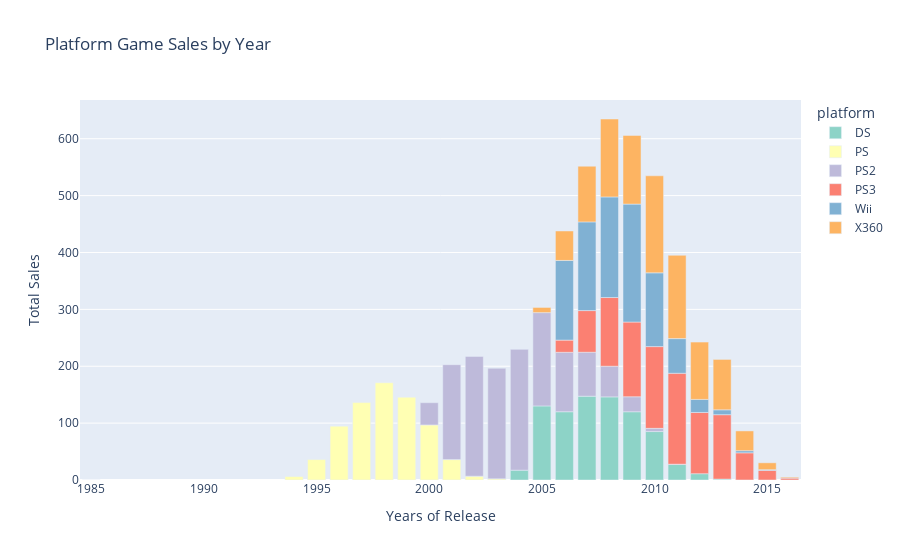

Notebook code for this chart:
### Code cell
fig4 = px.bar(grouped_top_sales,x="year_of_release", y="total_sales", color="platform", color_discrete_sequence=px.colors.qualitative.Set3, title='Platform Game Sales by Year')
fig4.update_layout(xaxis_title='Years of Release', yaxis_title='Total Sales')
fig4.show()
# px.line(grouped_top_sales,x="year_of_release", y="total_sales", color="platform", color_discrete_sequence=px.colors.qualitative.Set3)

### Figure 1 — Plotly figure (JSON) as saved in the notebook; plotly's stock layout.template omitted (floating-point values rounded to 4 significant figures)
{"data": [{"alignmentgroup": "True", "hovertemplate": "platform=DS<br>year_of_release=%{x}<br>total_sales=%{y}<extra></extra>", "legendgroup": "DS", "marker": {"color": "rgb(141,211,199)", "pattern": {"shape": ""}}, "name": "DS", "offsetgroup": "DS", "orientation": "v", "showlegend": true, "textposition": "auto", "type": "bar", "x": [1985, 2004, 2005, 2006, 2007, 2008, 2009, 2010, 2011, 2012, 2013], "xaxis": "x", "y": [0.02, 17.27, 130.2, 120.0, 147.3, 146.1, 120.0, 85.16, 27.32, 11.07, 1.58], "yaxis": "y"}, {"alignmentgroup": "True", "hovertemplate": "platform=PS<br>year_of_release=%{x}<br>total_sales=%{y}<extra></extra>", "legendgroup": "PS", "marker": {"color": "rgb(255,255,179)", "pattern": {"shape": ""}}, "name": "PS", "offsetgroup": "PS", "orientation": "v", "showlegend": true, "textposition": "auto", "type": "bar", "x": [1994, 1995, 1996, 1997, 1998, 1999, 2000, 2001, 2002, 2003], "xaxis": "x", "y": [6.03, 35.96, 94.7, 136.2, 171.0, 145.6, 96.76, 35.93, 6.67, 2.07], "yaxis": "y"}, {"alignmentgroup": "True", "hovertemplate": "platform=PS2<br>year_of_release=%{x}<br>total_sales=%{y}<extra></extra>", "legendgroup": "PS2", "marker": {"color": "rgb(190,186,218)", "pattern": {"shape": ""}}, "name": "PS2", "offsetgroup": "PS2", "orientation": "v", "showlegend": true, "textposition": "auto", "type": "bar", "x": [2000, 2001, 2002, 2003, 2004, 2005, 2006, 2007, 2008, 2009, 2010, 2011, 2014], "xaxis": "x", "y": [39.17, 166.8, 210.7, 194.5, 212.4, 164.1, 104.5, 77.28, 53.9, 26.4, 5.64, 0.45, 0.03], "yaxis": "y"}, {"alignmentgroup": "True", "hovertemplate": "platform=PS3<br>year_of_release=%{x}<br>total_sales=%{y}<extra></extra>", "legendgroup": "PS3", "marker": {"color": "rgb(251,128,114)", "pattern": {"shape": ""}}, "name": "PS3", "offsetgroup": "PS3", "orientation": "v", "showlegend": true, "textposition": "auto", "type": "bar", "x": [2006, 2007, 2008, 2009, 2010, 2011, 2012, 2013, 2014, 2015, 2016], "xaxis": "x", "y": [21.44, 73.25, 120.8, 131.3, 143.7, 159.9, 107.6, 113.2, 47.76, 17.01, 3.6], "yaxis": "y"}, {"alignmentgroup": "True", "hovertemplate": "platform=Wii<br>year_of_release=%{x}<br>total_sales=%{y}<extra></extra>", "legendgroup": "Wii", "marker": {"color": "rgb(128,177,211)", "pattern": {"shape": ""}}, "name": "Wii", "offsetgroup": "Wii", "orientation": "v", "showlegend": true, "textposition": "auto", "type": "bar", "x": [2006, 2007, 2008, 2009, 2010, 2011, 2012, 2013, 2014, 2015, 2016], "xaxis": "x", "y": [140.1, 156.0, 176.9, 207.4, 129.7, 60.92, 22.96, 8.59, 3.75, 1.14, 0.18], "yaxis": "y"}, {"alignmentgroup": "True", "hovertemplate": "platform=X360<br>year_of_release=%{x}<br>total_sales=%{y}<extra></extra>", "legendgroup": "X360", "marker": {"color": "rgb(253,180,98)", "pattern": {"shape": ""}}, "name": "X360", "offsetgroup": "X360", "orientation": "v", "showlegend": true, "textposition": "auto", "type": "bar", "x": [2005, 2006, 2007, 2008, 2009, 2010, 2011, 2012, 2013, 2014, 2015, 2016], "xaxis": "x", "y": [9.1, 51.8, 97.88, 137, 120.8, 170.6, 146.5, 100.8, 88.58, 34.75, 12.08, 1.52], "yaxis": "y"}], "layout": {"barmode": "relative", "legend": {"title": {"text": "platform"}, "tracegroupgap": 0}, "title": {"text": "Platform Game Sales by Year"}, "xaxis": {"anchor": "y", "domain": [0, 1], "title": {"text": "Years of Release"}}, "yaxis": {"anchor": "x", "domain": [0, 1], "title": {"text": "Total Sales"}}}}
